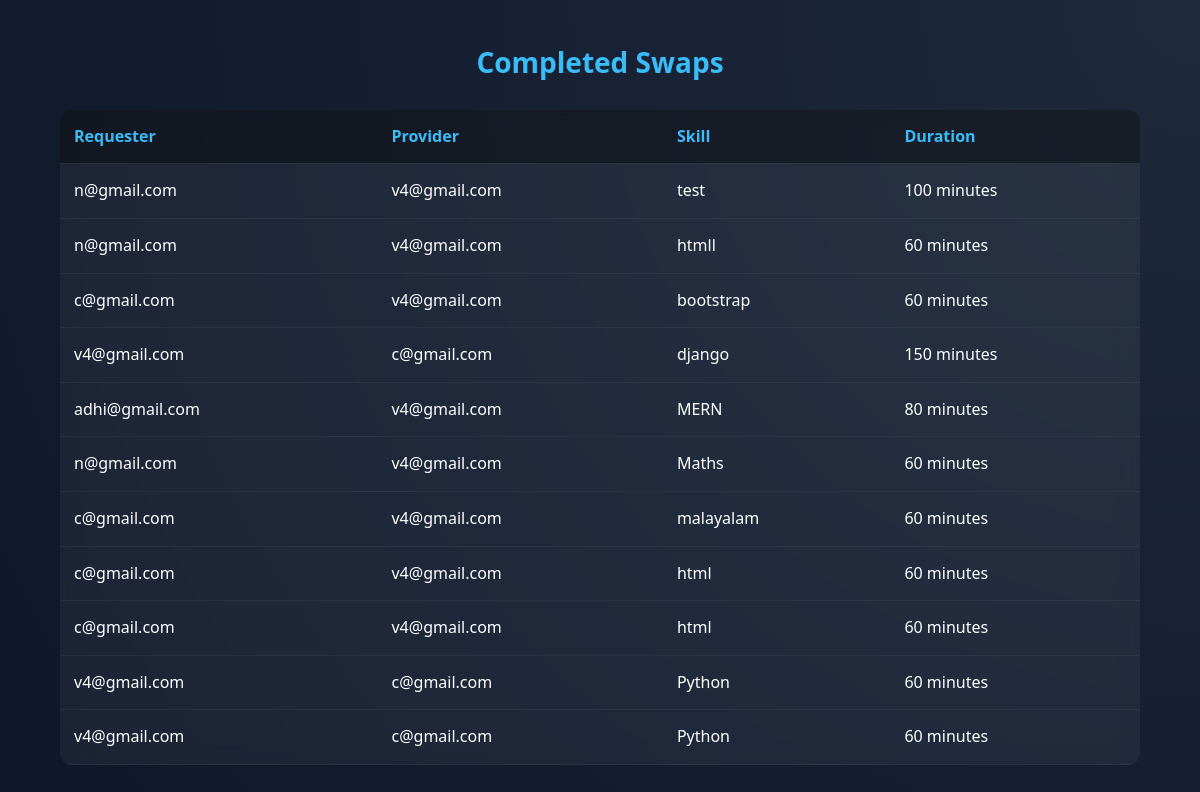
Screenshot of /dashboard/completed-swaps/ (signed in) with the database file from the repository.
### skillapp/models.py (models this page shows, shortened)
class SwapRequest(models.Model):
    STATUS_CHOICES = (
        ("Pending", "Pending"),
        ("Accepted", "Accepted"),
        ("Completed", "Completed"),
        ("Rejected", "Rejected"),
    )
    requester = models.ForeignKey(
        User,
        on_delete=models.CASCADE,
        related_name="sent_requests"
    )
    provider = models.ForeignKey(
        User,
        on_delete=models.CASCADE,
        related_name="received_requests"
    )
    skill = models.ForeignKey(Skill, on_delete=models.CASCADE)
    duration = models.IntegerField(default=1)
    status = models.CharField(max_length=20, choices=STATUS_CHOICES, default="Pending")
    created_at = models.DateTimeField(default=timezone.now)

class Skill(models.Model):
    name = models.CharField(max_length=100, unique=True)

### skillapp/views.py (the view)
# urls.py: path("dashboard/completed-swaps/", views.admin_completed_swaps, name="admin_completed_swaps"),
@login_required
def admin_completed_swaps(request):
    if not request.user.is_superuser:
        return redirect("home")
    completed = SwapRequest.objects.filter(
        status="Completed"
    ).order_by("-id")
    return render(request, "admin_completed_swaps.html", {"swaps": completed})

### skillapp/templates/admin_completed_swaps.html (shortened to what this page needs)
{% load static %}
<!DOCTYPE html>
<html>
<head>
    <link rel="stylesheet" href="{% static 'style.css' %}">
</head>
<body>
<div class="admin-container">
    <h2 class="admin-title">Completed Swaps</h2>
    <table class="admin-table">
        <thead>
            <tr>
                <th>Requester</th>
                <th>Provider</th>
                <th>Skill</th>
                <th>Duration</th>
            </tr>
        </thead>
        <tbody>
            {% for swap in swaps %}
            <tr>
                <td>{{ swap.requester.email }}</td>
                <td>{{ swap.provider.email }}</td>
                <td>{{ swap.skill.name }}</td>
                <td>{{ swap.duration }} minutes</td>
            </tr>
            {% empty %}
            <tr>
                <td colspan="4" style="text-align:center;">
                    No completed swaps found
                </td>
            </tr>
            {% endfor %}
        </tbody>
    </table>
</div>
</body>
</html>

### skillapp/static/style.css (style rules this page uses)
* { margin: 0; padding: 0; box-sizing: border-box; }
body { font-family: 'Segoe UI', sans-serif; min-height: 100vh; display: flex; flex-direction: column; color: white; background: linear-gradient(135deg, #0f2027, #203a43, #2c5364); }
:root { --primary: #38bdf8; --primary-dark: #0ea5e9; --bg-dark: #0f172a; --glass: rgba(255, 255, 255, 0.03); --glass-border: rgba(255, 255, 255, 0.1); }
body { background: radial-gradient(circle at top right, #1e293b, #0f172a); color: #f1f5f9; line-height: 1.6; }
.admin-container { width: 90%; margin: 40px auto; }
.admin-title { text-align: center; font-size: 28px; margin-bottom: 25px; color: #38bdf8; }
.admin-table { width: 100%; border-collapse: collapse; background: rgba(255, 255, 255, 0.05); border-radius: 12px; overflow: hidden; backdrop-filter: blur(10px); }
.admin-table thead { background: rgba(0, 0, 0, 0.4); }
.admin-table th { padding: 14px; text-align: left; font-weight: 600; color: #38bdf8; border-bottom: 1px solid rgba(255,255,255,0.1); }
.admin-table td { padding: 14px; border-bottom: 1px solid rgba(255,255,255,0.05); color: white; }

### rows the page displays
SwapRequest: requester.email "n@gmail.com", provider.email "v4@gmail.com", skill.name "test", duration "100"
SwapRequest: requester.email "n@gmail.com", provider.email "v4@gmail.com", skill.name "htmll", duration "60"
SwapRequest: requester.email "c@gmail.com", provider.email "v4@gmail.com", skill.name "bootstrap", duration "60"
SwapRequest: requester.email "v4@gmail.com", provider.email "c@gmail.com", skill.name "django", duration "150"
SwapRequest: requester.email "adhi@gmail.com", provider.email "v4@gmail.com", skill.name "MERN", duration "80"
SwapRequest: requester.email "n@gmail.com", provider.email "v4@gmail.com", skill.name "Maths", duration "60"
SwapRequest: requester.email "c@gmail.com", provider.email "v4@gmail.com", skill.name "malayalam", duration "60"
SwapRequest: requester.email "c@gmail.com", provider.email "v4@gmail.com", skill.name "html", duration "60"
SwapRequest: requester.email "c@gmail.com", provider.email "v4@gmail.com", skill.name "html", duration "60"
SwapRequest: requester.email "v4@gmail.com", provider.email "c@gmail.com", skill.name "Python", duration "60"
SwapRequest: requester.email "v4@gmail.com", provider.email "c@gmail.com", skill.name "Python", duration "60"
